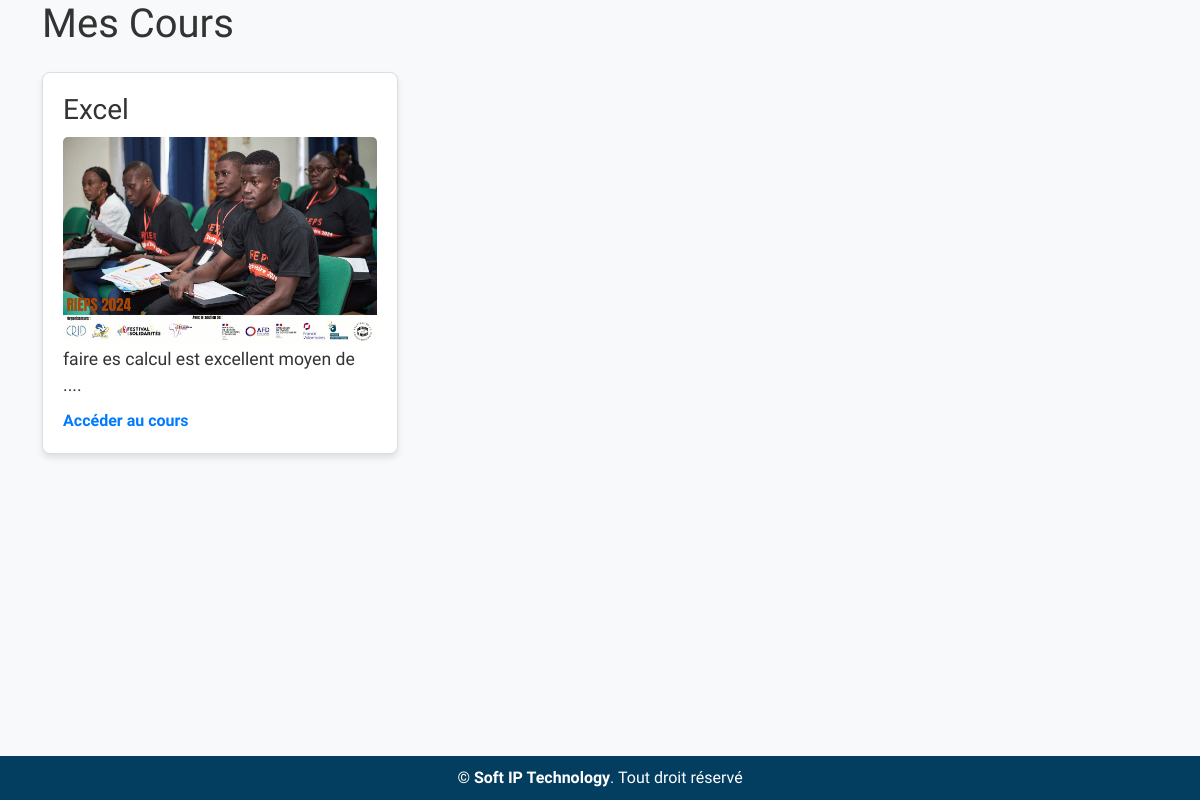
The app's page /students/access_course.php (signed in) with its own data.
### tables this page shows
CREATE TABLE `cours` (
  `id` int(11) NOT NULL,
  `nom` varchar(255) NOT NULL,
  `image` varchar(255) DEFAULT NULL,
  `description` text DEFAULT NULL,
  `duree` int(11) DEFAULT NULL,
  `niveau` enum('Débutant','Intermédiaire','Avancé') NOT NULL,
  `formation_id` int(11) NOT NULL,
  `formateur_id` int(11) NOT NULL
);

### students/access_course.php (the view, shortened to what this page needs)
<?php
include('../admin/config.php');
$student_id = $_SESSION['student_id'];
$stmt = $pdo->prepare("SELECT formations.id FROM formations
                        INNER JOIN inscriptions ON formations.id = inscriptions.formation_id
                        WHERE inscriptions.user_id = ?");
$stmt->execute([$student_id]);
$formation_ids = $stmt->fetchAll(PDO::FETCH_COLUMN);
if (!empty($formation_ids)) {
    $in_query = implode(',', array_fill(0, count($formation_ids), '?'));
    $stmt_courses = $pdo->prepare("SELECT * FROM cours WHERE formation_id IN ($in_query)");
    $stmt_courses->execute($formation_ids);
    $courses = $stmt_courses->fetchAll();
} else {
    $courses = [];
}
?>
<!DOCTYPE html>
<html lang="fr">
<head>
    <link rel="stylesheet" href="https://cdn.jsdelivr.net/npm/bootstrap@5.3.0/dist/css/bootstrap.min.css">
    <link rel="stylesheet" href="https://cdn.jsdelivr.net/npm/bootstrap-icons@1.11.3/font/bootstrap-icons.min.css">
    <link rel="stylesheet" href="../assets/style.css">
</head>
<body>
    <div class="container">
        <h1 class="mb-4">Mes Cours</h1>
        <?php if (!empty($courses)): ?>
            <div class="row">
            <?php foreach ($courses as $course): ?>
                <div class="col-md-4">
                    <div class="course-item">
                        <h3><?php echo htmlspecialchars($course['nom']); ?></h3>
                        <img src="../avatar_img/<?php echo htmlspecialchars($course['image']); ?>" alt="Image du cours">
                        <p><?php echo nl2br(htmlspecialchars($course['description'])); ?></p>
                        <a href="view_course.php?course_id=<?php echo $course['id']; ?>">Accéder au cours</a>
                    </div>
                </div>
            <?php endforeach; ?>
            </div>
        <?php else: ?>
            <div class="alert alert-info" role="alert">
                Aucun cours disponible pour les formations inscrites.
            </div>
        <?php endif; ?>
    </div>
    <?php require_once ('../inclusion/footer_2.php'); ?>
</body>
</html>

### assets/style.css (style rules this page uses)
body { font-family : "Exo", sans-serif; font-optical-sizing: auto; font-weight : 400; font-style : normal; }
p, li, form, input { font-family : "Exo", sans-serif; font-optical-sizing: auto; font-weight : 400; font-style : normal; }
a { font-family : "Exo", sans-serif; font-optical-sizing: auto; font-weight : 400; font-style : italic; }
h1, h2, h3, h4, h5, h6 { font-family : "Exo", sans-serif; font-optical-sizing: auto; font-weight : 400; font-style : normal; }
.footer ul a, div .download a, div .news a, div a { font-family : "Exo", sans-serif; font-optical-sizing: auto; font-weight : 400; font-style : normal; }

### students/access_course.php (style rules this page uses)
.course-item { background: #fff; border: 1px solid #ddd; border-radius: 8px; padding: 20px; margin-bottom: 20px; box-shadow: 0 4px 6px rgba(0, 0, 0, 0.1); }
.course-item img { max-width: 100%; border-radius: 5px; }
.course-item h3 { font-size: 1.75rem; margin-bottom: 10px; }
.course-item p { font-size: 1.1rem; margin-bottom: 10px; }
.course-item a { color: #007bff; text-decoration: none; font-weight: bold; }

### inclusion/footer_2.php (style rules this page uses)
html, body { height: 100%; margin: 0; }
body { display: flex; flex-direction: column; background-color: #f8f9fa; color: #333; }
.container { flex: 1; }

### records on screen
cours: nom "Excel", image (picture), description "faire es calcul est excellent moyen de ...."
